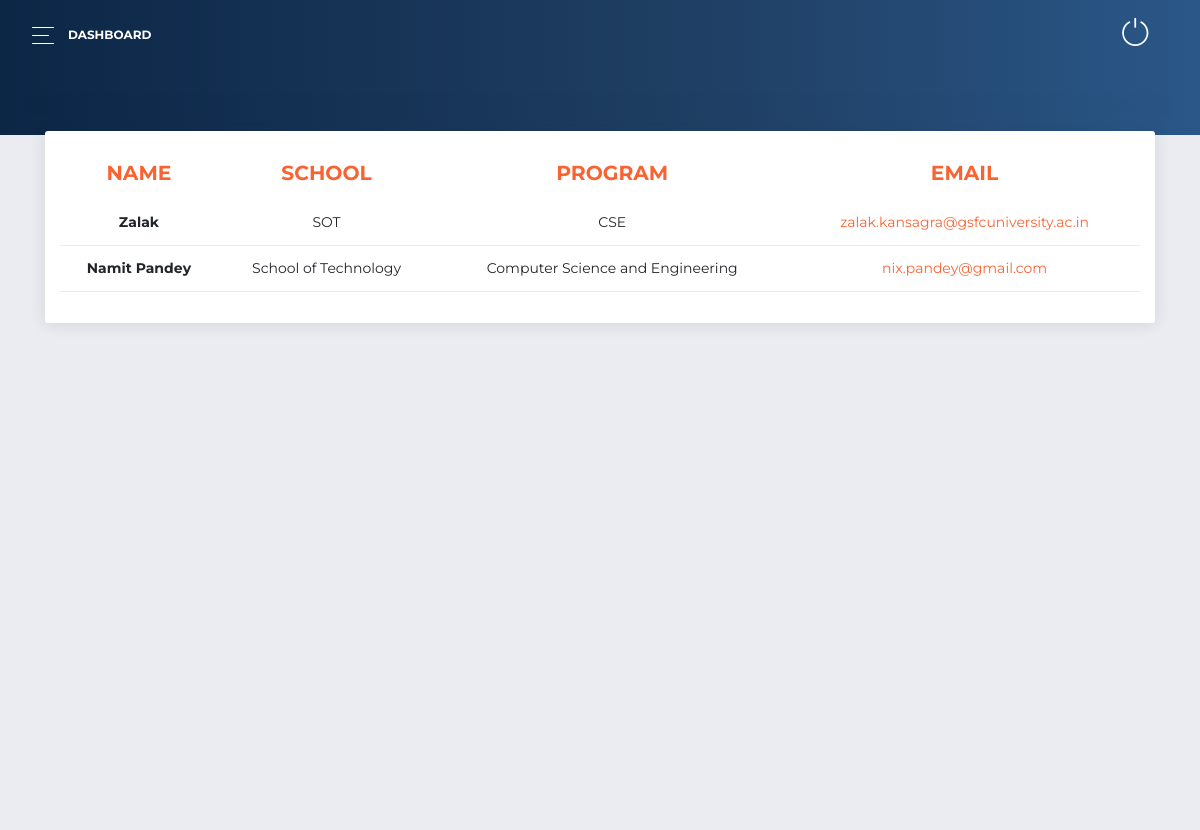
Page /university/adminpanel/information/ (signed in) on the earlier database version.
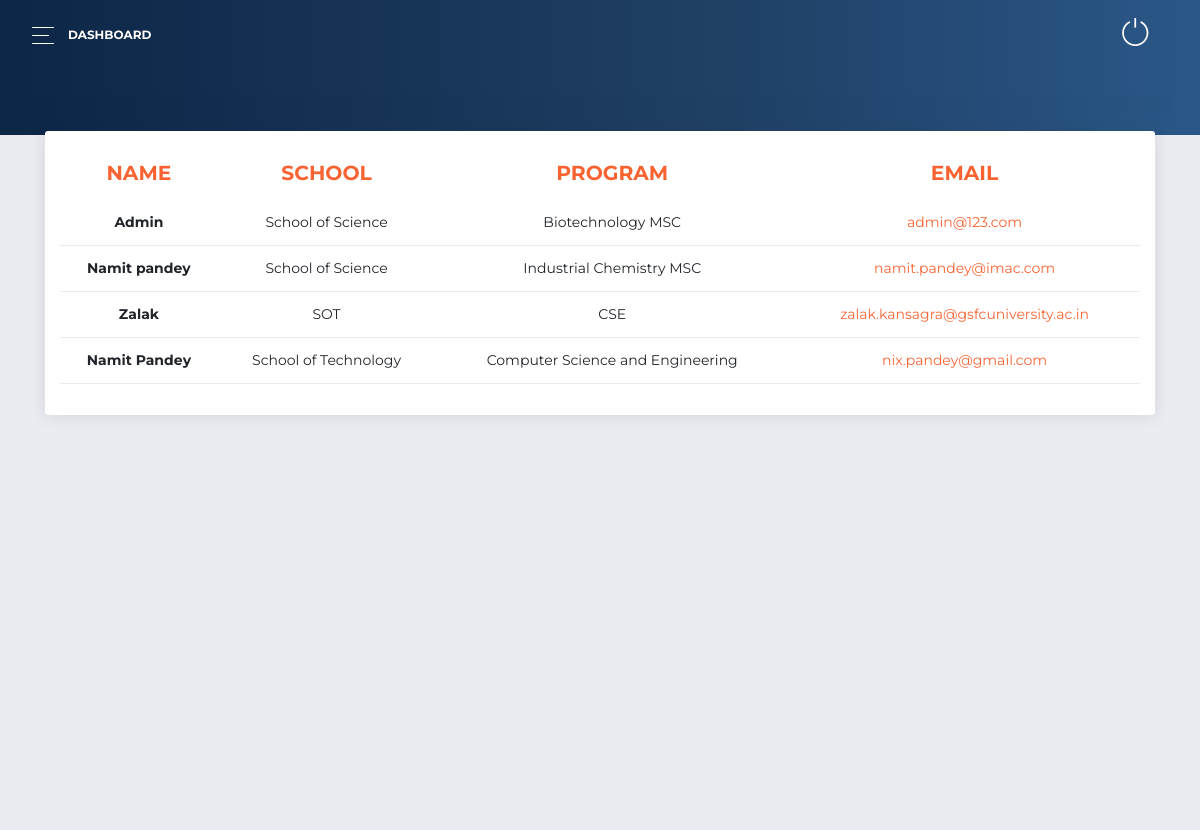
Same page on the later database version.
### ROOT/ADMINPANEL/models.py (models this page shows, shortened)
class Department_Information(models.Model):
    NAME = models.CharField(max_length=254, blank=False)
    SCHOOL_NAME = models.CharField(max_length=254, blank=False)
    PROGRAM_NAME = models.CharField(max_length=254, blank=False)
    EMAIL_ID = models.EmailField(max_length=254, blank=False)

### ROOT/ADMINPANEL/views.py (the view, shortened to what this page needs)
# urls.py: path("information/", views.get_dept_information, name='information'),
@login_required()
def get_dept_information(request):
    pageDictKey = 'department'
    department_info = Department_Information.objects.all().order_by('-id')
    form = Information()
    context = {
    'department_table': department_info,
    "pageDictKey":pageDictKey,
    'form':form,
    "resultStat":get_result_status(),
    "school_list": staticVariables.SCHOL_LIST,
    "program_list": staticVariables.PROGRM_LIST,
    }
    return render(request, ADMIN_PAGE_MAPPER.pageDict[pageDictKey], context)

### ROOT/ADMINPANEL/views.py (called while the page is built)
def get_result_status():
    try:
        resultStat = int(list(Declare_Result.objects.values_list("RESULT_STATUS", flat=True))[0])
        return resultStat
    except:
        return 0

### ROOT/MCQ/templatetags/my_filter.py (called while the page is built)
@register.filter(name='replace')
@stringfilter
def replace_var(value):
    return value.replace("_", ' ')

### ROOT/templates/ADMIN_PANEL/department_information.html (shortened to what this page needs)
{% extends 'BASE_FILES/BaseAdmin.html' %}
{% load static %}
{% load my_filter %}
{% block adminContent %}
<div class="content">
  <div class="row">
    <div class="col-lg-12">
      </div>
    </div>
    <div class="content">
      <div class="col-md-12">
        <div class="card card-chart">
          <div class="card-header ">
            <div class="row">
              <div class="col-sm-12">
                <div class="table-responsive">
                  <table class="table">
                    <thead class="text-primary">
                      <th style="font-weight:700;">
                        NAME
                      </th>
                      <th style="font-weight:700;">
                        SCHOOL
                      </th>
                      <th style="font-weight:700;">
                        PROGRAM
                      </th>
                      <th style="font-weight:700;">
                        EMAIL
                      </th>
                    </thead>
                    <tbody>
                      {% for data in department_table %}
                        <tr>
                          <td style="font-weight:700;">
                            {{data.NAME}}
                          </td>
                          <td>
                            {{data.SCHOOL_NAME|replace}}
                          </td>
                          <td>
                            {{data.PROGRAM_NAME|replace}}
                          </td>
                          <td>
                            <a href="mailto:{{data.EMAIL_ID}}@gsfcuniversity.ac.in">{{data.EMAIL_ID}}</a>
                          </td>
                        </tr>
                      {% endfor %}
                    </tbody>
                  </table>
                </div>
              </div>
            </div>
            <br>
          </div>
        </div>
      </div>
    </div>
  </div>
{% endblock %}

Differences in the rows shown:
added Department_Information: NAME "Admin", SCHOOL_NAME "School of Science", PROGRAM_NAME "Biotechnology MSC", EMAIL_ID "admin@123.com"
added Department_Information: NAME "Namit pandey", SCHOOL_NAME "School of Science", PROGRAM_NAME "Industrial Chemistry MSC", EMAIL_ID "namit.pandey@imac.com"
